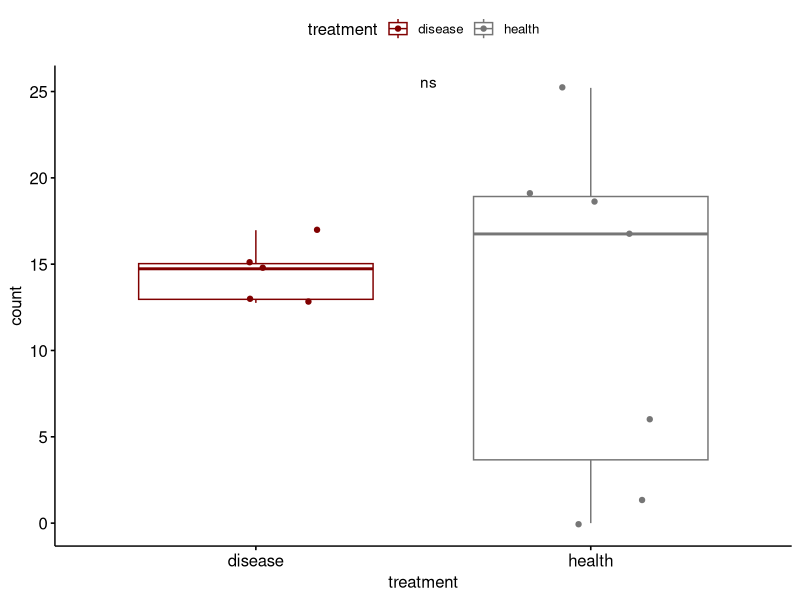

Write the R code that produced this figure. (Note: this script raises an error after producing the figure.)
## ---- chunk 1
setwd("/mnt/bai/qinyuan/xiaoxuan/QA/")
print(paste("Your working directory is in",getwd()))
rm(list=ls()) 

library(ggplot2)
library(ggpubr)
library(dplyr)
## ---- chunk 2
data = read.table("./data/Fig6e_2.txt",header = T, row.names = 1)
head(data)

data_ra <- filter(data, method == "ra")
data_aa <- filter(data, method == "aa")
## ---- chunk 3
com_ra_w <- compare_means( count ~ treatment, data = data_ra, method = "wilcox.test", paired=FALSE)
com_ra_t <- compare_means( count ~ treatment, data = data_ra, method = "t.test", paired=FALSE)
com_ra <- rbind(com_ra_w, com_ra_t)
head(com_ra)

p <- ggboxplot(data_ra, x="treatment",
               y = "count", color = "treatment",order = c("disease","health"),
               palette =  "uchicago", add = "jitter",short.panel.labs = FALSE)
# 添加p值
p01 <- p + stat_compare_means(aes(label = ..p.signif..), method = "wilcox.test",label.x = 1.5)

p01

write.table(com_ra, file = "./result/Fig6e-1-2.txt",sep = '\t',row.names = T)
ggsave(paste("./result/Fig6e-1-2.pdf", sep=""), p01, width = 2.5, height = 8)
## ---- chunk 4
com_aa_w <- compare_means( count ~ treatment, data = data_aa, method = "wilcox.test", paired=FALSE)
com_aa_t <- compare_means( count ~ treatment, data = data_aa, method = "t.test", paired=FALSE)
com_aa <- rbind(com_aa_w, com_aa_t)
head(com_aa)

p2 <- ggboxplot(data_aa, x="treatment",
               y = "count", color = "treatment",order = c("disease","health"),
               palette = "uchicago", add = "jitter", short.panel.labs = FALSE)
# 添加p值
p02 <- p2 + stat_compare_means(aes(label = ..p.signif..), method = "wilcox.test",label.x = 1.5)

p02
write.table(com_aa, file = "./result/Fig6e-2-2.txt",sep = '\t',row.names = T)
ggsave(paste("./result/Fig6e-2-2.pdf", sep=""), p02, width = 2.5, height = 8)
## ---- chunk 5
data_ra_6f <- read.csv("data/Fig6f-ra.csv", header = T)
head(data_ra_6f)
data_aa_6f <- read.csv("data/Fig6f-aa.csv", header = T)
head(data_aa_6f)
## ---- chunk 6
com_ra6f_w <- compare_means( RA ~ Treatment, data = data_ra_6f, method = "wilcox.test", paired=FALSE)
com_ra6f_t <- compare_means( RA ~ Treatment, data = data_ra_6f, method = "t.test", paired=FALSE)
com_ra6f <- rbind(com_ra6f_w, com_ra6f_t)
head(com_ra6f)

p <- ggboxplot(data_ra_6f, x="Treatment",
               y = "RA", color = "Treatment",
               palette =  "uchicago", add = "jitter", short.panel.labs = FALSE) +
  labs(x="OTU_45", y="Relative genus abundance (RA) (‰)")

# 添加p值
p01 <- p + stat_compare_means(aes(label = ..p.signif..), method = "wilcox.test",label.x = 1.5)

p01

write.table(com_ra6f, file = "./result/Fig6f_ra.txt",sep = '\t',row.names = T)
ggsave(paste("./result/Fig6f_ra.pdf", sep=""), p01, width = 2.5, height = 8)
## ---- chunk 7
com_aa6f_w <- compare_means( AA ~ Treatment, data = data_aa_6f, method = "wilcox.test", paired=FALSE)
com_aa6f_t <- compare_means( AA ~ Treatment, data = data_aa_6f, method = "t.test", paired=FALSE)
com_aa6f <- rbind(com_aa6f_w, com_aa6f_t)
head(com_aa6f)

p2 <- ggboxplot(data_aa_6f, x="Treatment",
               y = "AA", color = "Treatment",
               palette =  "uchicago", add = "jitter", short.panel.labs = FALSE) +
  labs(x="OTU_45", y="Quantitative genus abundance (QA)")
# 添加p值
p02 <- p2 + stat_compare_means(aes(label = ..p.signif..), method = "wilcox.test",label.x = 1.5)

p02
write.table(com_aa6f, file = "./result/Fig6f-aa.txt",sep = '\t',row.names = T)
ggsave(paste("./result/Fig6f-aa.pdf", sep=""), p02, width = 2.5, height = 8)
## ---- chunk 8
data5c = read.table("./data/Fig5c_new.txt",header = T, row.names = 1)
head(data5c)
data5c_stat  = read.table("./data/Fig5c_new_stat.txt",header = T, row.names = 1)
head(data5c_stat)
## ---- chunk 9
com_5c_w <- compare_means( ratio ~ treatment, data = data5c, method = "wilcox.test", paired=FALSE,  group.by = "genotype")
com_5c_t <- compare_means( ratio ~ treatment, data = data5c, method = "t.test", paired=FALSE,  group.by = "genotype")
com_5c <- rbind(com_5c_w, com_5c_t)
head(com_5c)

write.table(com_5c, file = "./result/Fig5c_new_stat.txt",sep = '\t',row.names = T)
## ---- chunk 10
p = ggplot(data5c_stat, aes(x = treatment, y = radio_mean)) + 
  geom_bar(stat = "identity",fill = "white", colour = "black", width=0.7, na.rm = TRUE)+ 
  geom_errorbar(aes(ymin= radio_mean - radio_error, ymax= radio_mean + radio_error), width=.1) + 
  facet_wrap(~genotype)+
  xlab("Groups")+
  ylab("Ratio of bacteria to host plant")+
  theme_bw()
p

ggsave(paste("./result/Fig5c_new.pdf", sep=""), p, width = 5, height = 8)
## ---- chunk 11
load <- read.csv("data/Fig5f_sample.csv", header = T)
head(load)
data_AH <- filter(load, Site == "AH")
data_HN <- filter(load, Site == "HN")
data_AH_BAC <- filter(data_AH, Micro == "bac")
data_AH_FUN <- filter(data_AH, Micro == "fungi")
data_AH_SUM <- filter(data_AH, Micro == "bacfun")

data_HN_BAC <- filter(data_HN, Micro == "bac")
data_HN_FUN <- filter(data_HN, Micro == "fungi")
data_HN_SUM <- filter(data_HN, Micro == "bacfun")
## ---- chunk 12
com_AH_BAC <- compare_means( load ~ Type, data = data_AH_BAC, method = "wilcox.test", paired=FALSE,  group.by = "Genotype")
com_AH_FUN <- compare_means( load ~ Type, data = data_AH_FUN, method = "wilcox.test", paired=FALSE,  group.by = "Genotype")
com_AH_SUM <- compare_means( load ~ Type, data = data_AH_SUM, method = "wilcox.test", paired=FALSE,  group.by = "Genotype")
head(com_AH_FUN)
head(com_AH_BAC)
head(com_AH_SUM)
com_HN_BAC <- compare_means( load ~ Type, data = data_HN_BAC, method = "wilcox.test", paired=FALSE,  group.by = "Genotype")
com_HN_FUN <- compare_means( load ~ Type, data = data_HN_FUN, method = "wilcox.test", paired=FALSE,  group.by = "Genotype")
com_HN_SUM <- compare_means( load ~ Type, data = data_HN_SUM, method = "wilcox.test", paired=FALSE,  group.by = "Genotype")
head(com_HN_SUM)
head(com_HN_FUN)
head(com_HN_BAC)

com <- rbind(com_AH_BAC, com_AH_FUN, com_AH_SUM, com_HN_BAC, com_HN_FUN, com_HN_SUM)


write.table(com , file = "./result/Fig5f_com.txt",sep = '\t',row.names = T)

## ---- chunk 13
data = read.table("./data/Fig6g.txt",header = T, row.names = 1)
head(data)

data_1 <- filter(data, re == "1")
data_2 <- filter(data, re == "2")
## ---- chunk 14
com_1 <- compare_means( ratio ~ treatment, data = data_1, method = "wilcox.test", paired=FALSE)
com_t1 <- compare_means( ratio ~ treatment, data = data_1, method = "t.test", paired=FALSE)
com_2 <- compare_means( ratio ~ treatment, data = data_2, method = "wilcox.test", paired=FALSE)
com_t2 <- compare_means( ratio ~ treatment, data = data_2, method = "t.test", paired=FALSE)
head(com_1)
head(com_t1)
head(com_2)
head(com_t2)

com <- rbind(com_1, com_t1, com_2, com_t2)


write.table(com , file = "./result/Fig6_load_com.txt",sep = '\t',row.names = T)
## ---- chunk 15
p1 = ggbarplot(data_1, x = "treatment", y = "ratio", add = "mean_se")+
  stat_compare_means(method = "t.test")  
p1
ggsave(paste("./result/Fig6-load-1.pdf", sep=""), p1, width = 3, height = 6)
## ---- chunk 16
p2 = ggbarplot(data_2, x = "treatment", y = "ratio", add = "mean_se")+
  stat_compare_means(method = "t.test", label.y=0.65)  
p2
ggsave(paste("./result/Fig6-load-2.pdf", sep=""), p2, width = 3, height = 6)
## ---- chunk 17
load <- read.csv("data/Fig5f_sample.csv", header = T)

data_AH <- filter(load, Site == "AH")
data_HN <- filter(load, Site == "HN")
data_AH_BAC <- filter(data_AH, Micro == "bac")
data_AH_FUN <- filter(data_AH, Micro == "fungi")
data_AH_SUM <- filter(data_AH, Micro == "bacfun")

data_HN_BAC <- filter(data_HN, Micro == "bac")
data_HN_FUN <- filter(data_HN, Micro == "fungi")
data_HN_SUM <- filter(data_HN, Micro == "bacfun")
## ---- chunk 18
# wilcox.test
com_AH_BAC <- compare_means( load ~ Type, data = data_AH_BAC, method = "wilcox.test", paired=FALSE,  group.by = "Genotype")
com_AH_FUN <- compare_means( load ~ Type, data = data_AH_FUN, method = "wilcox.test", paired=FALSE,  group.by = "Genotype")
com_AH_SUM <- compare_means( load ~ Type, data = data_AH_SUM, method = "wilcox.test", paired=FALSE,  group.by = "Genotype")

com_HN_BAC <- compare_means( load ~ Type, data = data_HN_BAC, method = "wilcox.test", paired=FALSE,  group.by = "Genotype")
com_HN_FUN <- compare_means( load ~ Type, data = data_HN_FUN, method = "wilcox.test", paired=FALSE,  group.by = "Genotype")
com_HN_SUM <- compare_means( load ~ Type, data = data_HN_SUM, method = "wilcox.test", paired=FALSE,  group.by = "Genotype")


com <- rbind(com_AH_BAC, com_AH_FUN, com_AH_SUM, com_HN_BAC, com_HN_FUN, com_HN_SUM)
rownames(com)<-c("AHMH63BAC","AHWYJBAC","AHMH63FUN","AHWYJFUN","AHMH63SUM","AHWYJSUM","HNMH63BAC","HNWYJBAC","HNMH63FUN","HNWYJFUN","HNMH63SUM","HNWYJSUM")

write.table(com , file = "./result/Fig5a_hn_ah_com.txt",sep = '\t',row.names = T)

## ---- chunk 19
load_mean <- read.csv("data/Fig5f.csv", header = T)

data_AH_mean <- filter(load_mean, Site == "AH")

p4 <- ggplot(data_AH_mean , aes(x= Type, y = Mean, fill = Micro )) + 
  geom_bar(stat = "identity", width=0.7) + 
  geom_errorbar(aes(ymin=Mean2-Error, ymax=Mean2+Error), width=.1) +
  labs(x="Group", y="Quantitative kingdom abundance (QA)") +
  facet_wrap(~Genotype, ncol = 2) +
  scale_fill_manual(values = c("#fdffab","#a8e6cf"))+
  theme_bw()
p4

ggsave(paste("./result/Fig5A_ah.pdf", sep=""), p4, width = 4, height = 3)

